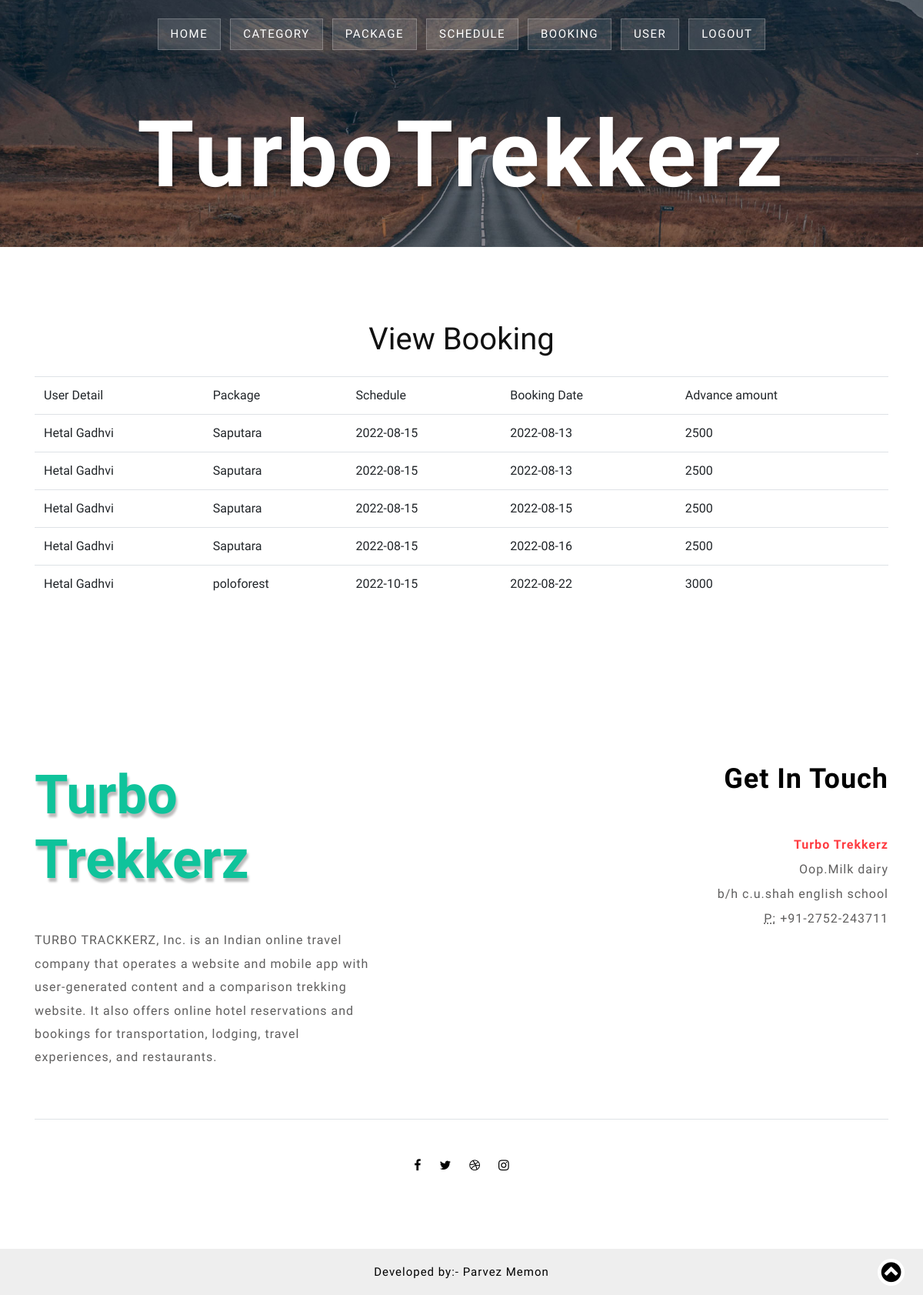
The page /viewbooking.php (signed in) on the database as committed earlier.
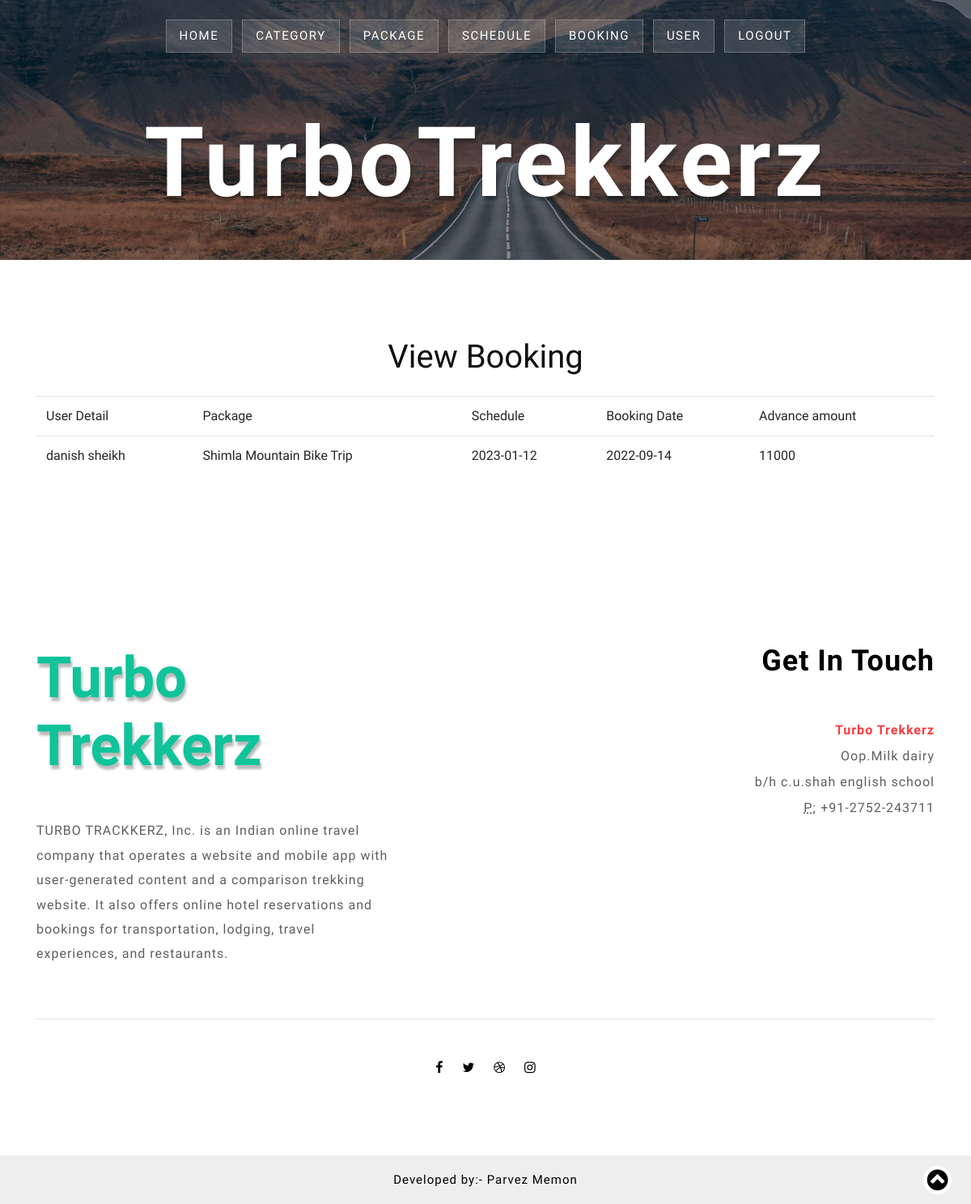
The same page on the database as committed later.
### tables this page shows
CREATE TABLE `booking` (
  `b_id` int(5) NOT NULL,
  `u_id` int(5) NOT NULL,
  `p_id` int(5) NOT NULL,
  `s_id` int(5) NOT NULL,
  `book_date` date NOT NULL,
  `advance_amount` int(5) NOT NULL
);

CREATE TABLE `user` (
  `u_id` int(5) NOT NULL,
  `name` varchar(50) NOT NULL,
  `address` mediumtext NOT NULL,
  `email` varchar(50) NOT NULL,
  `password` varchar(50) NOT NULL,
  `city` varchar(50) NOT NULL,
  `contact` varchar(10) NOT NULL
);

CREATE TABLE `package` (
  `p_id` int(5) NOT NULL,
  `title` varchar(50) NOT NULL,
  `c_id` int(5) NOT NULL,
  `price` int(50) NOT NULL,
  `detail` mediumtext NOT NULL,
  `photo` varchar(50) NOT NULL,
  `pdf` varchar(50) NOT NULL
);

CREATE TABLE `schedule` (
  `s_id` int(5) NOT NULL,
  `p_id` int(5) NOT NULL,
  `date` date NOT NULL,
  `price` int(10) NOT NULL,
  `capacity` int(255) NOT NULL
);

### viewbooking.php (the view)
<?php
include("connect.php");
include("aheader.php");
 ?>
<section class="contact py-5" id="contact">
    <div class="container py-md-5">
        <h3 class="tittle text-center">View Booking</h3>
        <div class="row mt-4">
            <div class="col-lg-12">
                <table class="table">
                    <tr>
                        <td> User Detail </td>
                        <td> Package</td>
                        <td> Schedule </td>
                        <td> Booking Date </td>
                        <td> Advance amount </td>
                    </tr>
                    <?php
                    $q = "select p.*,b.*,s.*,u.name from package p, booking b, schedule s,user u where u.u_id=b.u_id and  s.s_id=b.s_id and p.p_id=b.p_id";
                    $rs = mysqli_query($cn, $q);
                    while ($row = mysqli_fetch_array($rs)) {
                    ?>
                        <tr>
                            <td><?php print $row['name']; ?></td>
                            <td><?php print $row['title']; ?></td>
                            <td><?php print $row['date']; ?></td>
                            <td><?php print $row['book_date']; ?></td>
                            <td><?php print $row['advance_amount']; ?></td>
                        </tr>
                    <?php } ?>
                </table>
            </div>
        </div>
    </div>
</section>
<?php include("footer.php") ?>

Rows that differ between the two databases and show on the page:
removed booking: u.name "Hetal Gadhvi", p.title "Saputara", s.date "2022-08-15", book_date "2022-08-13", advance_amount "2500"
removed booking: u.name "Hetal Gadhvi", p.title "Saputara", s.date "2022-08-15", book_date "2022-08-13", advance_amount "2500"
removed booking: u.name "Hetal Gadhvi", p.title "Saputara", s.date "2022-08-15", book_date "2022-08-15", advance_amount "2500"
removed booking: u.name "Hetal Gadhvi", p.title "Saputara", s.date "2022-08-15", book_date "2022-08-16", advance_amount "2500"
removed booking: u.name "Hetal Gadhvi", p.title "poloforest", s.date "2022-10-15", book_date "2022-08-22", advance_amount "3000"
added booking: u.name "danish sheikh", p.title "Shimla Mountain Bike Trip", s.date "2023-01-12", book_date "2022-09-14", advance_amount "11000"
